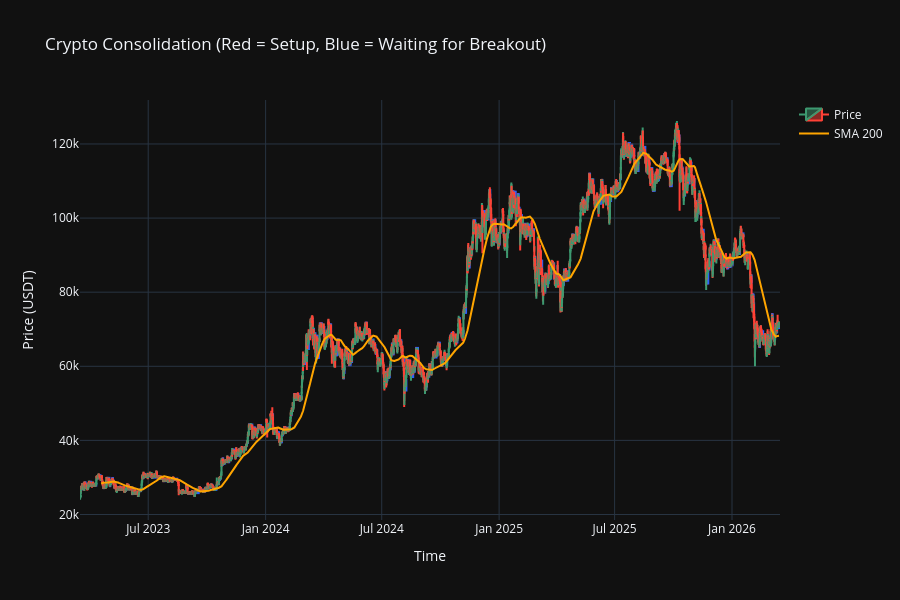

Notebook code for this chart:
### Code cell
plot_df = df.tail(7000).copy() # ดึงมา 500 แท่งล่าสุด

fig = go.Figure(data=[go.Candlestick(
    x=plot_df.index, 
    open=plot_df['Open'], 
    high=plot_df['High'], 
    low=plot_df['Low'], 
    close=plot_df['Close'], 
    name='Price'
)])

# --- 3. เพิ่มเส้น SMA 200 (พล็อตเป็นเส้น Scatter) ---
fig.add_trace(go.Scatter(
    x=plot_df.index,
    y=plot_df['SMA_200'],
    mode='lines',
    line=dict(color='orange', width=2),
    name='SMA 200'
))

plot_df['BoxGroup'] = (plot_df['InBox'] != plot_df['InBox'].shift()).cumsum()
boxes = plot_df[plot_df['InBox'] == True].groupby('BoxGroup')

for name, group in boxes:
    if len(group) >= 1:
        # 1. ข้อมูลของกล่องสีน้ำเงิน (เริ่มจากแท่งที่ 4 เป็นต้นไป)
        start_time_blue = group.index[0]
        end_time_blue = group.index[-1]
        top = group['BoxTop'].iloc[0]
        bottom = group['BoxBottom'].iloc[0]
        
        # 2. คำนวณหาจุดเริ่มต้นของกล่องสีแดง (ย้อนกลับไป lookback-1 แท่ง)
        # หาตำแหน่ง index (บรรทัดที่เท่าไหร่) ของแท่งที่เริ่มกล่องน้ำเงิน
        idx_blue_start = plot_df.index.get_loc(start_time_blue)
        # ถอยหลังไป 3 แท่ง (หรือตามค่า lookback)
        idx_red_start = max(0, idx_blue_start - lookback + 1)
        start_time_red = plot_df.index[idx_red_start]

        # --- วาดกล่องสีแดง (ช่วงสะสม 4 แท่งแรก) ---
        fig.add_shape(
            type="rect",
            x0=start_time_red, y0=bottom, 
            x1=start_time_blue, y1=top,
            line=dict(color="rgba(255, 50, 50, 1)", width=2),   # ขอบสีแดง
            fillcolor="rgba(255, 50, 50, 0.2)",                 # พื้นหลังสีแดงโปร่งแสง
            layer="below"
        )

        # --- วาดกล่องสีน้ำเงิน (ช่วงที่ราคายังอยู่ในกรอบ รอ Breakout) ---
        fig.add_shape(
            type="rect",
            x0=start_time_blue, y0=bottom, 
            x1=end_time_blue, y1=top,
            line=dict(color="rgba(41, 98, 255, 1)", width=2),   # ขอบสีน้ำเงิน
            fillcolor="rgba(41, 98, 255, 0.2)",                 # พื้นหลังสีน้ำเงินโปร่งแสง
            layer="below"
        )

fig.update_layout(
    title='Crypto Consolidation (Red = Setup, Blue = Waiting for Breakout)',
    yaxis_title='Price (USDT)', 
    xaxis_title='Time',
    xaxis_rangeslider_visible=False, 
    template='plotly_dark', 
    height=600
)

fig.show()
